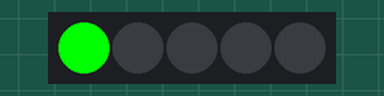
This program was run on a simulated Raspberry Pi (BCM pin numbers). On the bench: 5 RGB LEDs in strip order, left to right. Dim RGB values are drawn brighter than linear; what the program prints to the terminal is not drawn. At 7.4 s the program stops and its outputs stay as they are.

Above: at 0.15 s.
At 0.75 s:
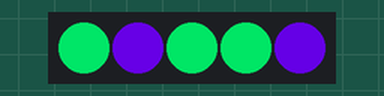
At 1.65 s:
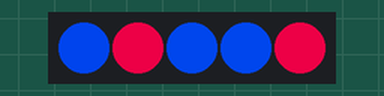
At 3.45 s:
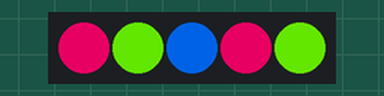
At 4.96 s:
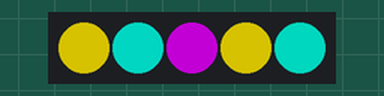
At 6.76 s:
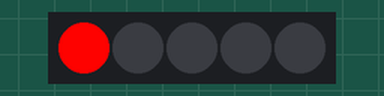
Timing chart, 0 to 8.9 s (numbered marks = the images above):
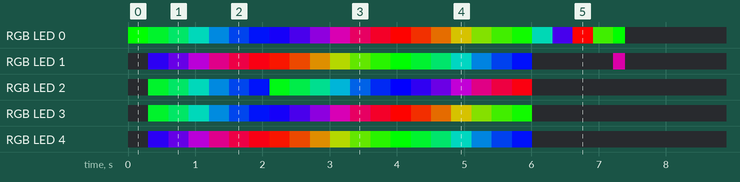

Measured:
- by itself, RGB LED 0: off → RGB(0, 255, 0) at 0.00 s, → RGB(0, 216, 39) 0.30 s later, → RGB(0, 176, 79) 0.30 s later, → RGB(0, 137, 118) 0.30 s later, … (26 changes in this stretch)
- by itself, RGB LED 1: off → RGB(39, 0, 216) at 0.30 s, → RGB(79, 0, 176) 0.30 s later, → RGB(118, 0, 137) 0.30 s later, → RGB(158, 0, 97) 0.30 s later, … (22 changes in this stretch)

The program:

pixel.py
```python
import neopixel, time, sys

LED_COUNT = 5
LED_PIN = 18
LED_BRIGHTNESS = 255
LED_CHANNEL =0

def SetColor(strip, num, color, milli_sec) :
    for i in range(milli_sec) :
        strip.setPixelColor(num, color)
        strip.show()
        time.sleep(0.001)

strip = neopixel.Adafruit_NeoPixel(LED_COUNT, LED_PIN, 800000, 10, False, LED_BRIGHTNESS,
LED_CHANNEL, 1050624)
strip.begin()

def OneByOne() :
    for i in range(LED_COUNT) :
        if i % 3 == 1 :
            for j in range(256) :
                SetColor(strip, i, neopixel.Color(j, 0, 255 - j), 1)
            for j in range(256) :
                SetColor(strip, i, neopixel.Color(j255 - j, j, 0), 1)
            for j in range(256) :
                SetColor(strip, i, neopixel.Color(0, 255 - j,j), 1)
        if i % 3 == 2 :
            for j in range(256) :
                SetColor(strip, i, neopixel.Color(255 - j, j, 0), 1)
            for j in range(256) :
                SetColor(strip, i, neopixel.Color(0, 255 - j.j), 1)
            for j in range(256) :
                SetColor(strip, i, neopixel.Color(j, 0, 255 - j), 1)
        if i % 3 == 0 :
            for j in range(256) :
                SetColor(strip, i, neopixel.Color(0, 255 - j, j), 1)
            for j in range(256) :
                SetColor(strip, i, neopixel.Color(j, 0, 255 - j), 1)
            for j in range(256) :
                SetColor(strip, i, neopixel.Color(255 - j, j, 0), 1)
def All() :
    for j in range(256) :
        for i in range(LED_COUNT) :
            if i % 3 == 1 :
                SetColor(strip, i, neopixel.Color(j, 0, 255 - j), 1)
            if i % 3 == 2 :
                SetColor(strip, i, neopixel.Color(0, 255 - j, j), 1)
            if i % 3 == 0 :
                SetColor(strip, i, neopixel.Color(0, 255 - j, j), 1)
    for j in range(256) :
        for i in range(LED_COUNT) :
            if i % 3 == 1 :
                SetColor(strip, i, neopixel.Color(255 - j, j, 0), 1)
            if i % 3 == 2 :
                SetColor(strip, i, neopixel.Color(0, 255 - j, j), 1)
            if i % 3 == 0 :
                SetColor(strip, i, neopixel.Color(j, 0, 255 - j), 1)
    for j in range(256) :
        for i in range(LED_COUNT) :
            if i % 3 == 1 :
                SetColor(strip, i, neopixel.Color(0, 255 - j, j), 1)
            if i % 3 == 2 :
                SetColor(strip, i, neopixel.Color(j, 0, 255 - j), 1)
            if i % 3 == 0 :
                SetColor(strip, i, neopixel.Color(255 - j, j, 0), 1)
try  :
    print("Ctrl-C")

    while True :
        All()

        for i in range(LED_COUNT) :
            SetColor(strip, i, neopixel.Color(0, 0, 0), 1)

        OneByOne()

except :
    print("\nuse Ctrl-C. exit.")

    for i in range(LED_COUNT) :
        SetColor(strip, i, neopixel.Color(0, 0, 0), 1)

    sys.exit(0)    
```
